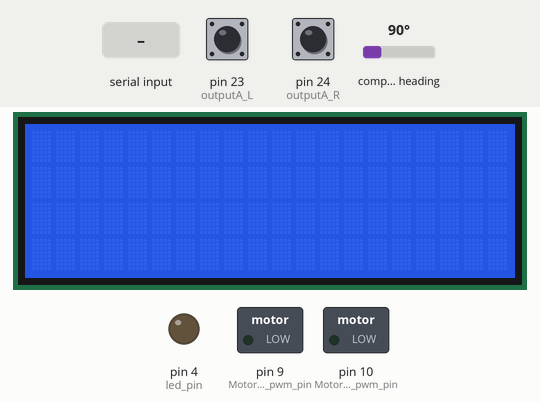
Simulated run of this sketch. Board: Arduino Mega 2560, built with avr-gcc and run on an emulated ATmega2560. Shown: 20×4 character LCD, switched loads named in the sketch (green lamp = pin HIGH), output pins drawn as LEDs (lit = HIGH). Wiring (inferred from the names in the program): CMPS compass at I2C address 0x60. Inputs (shaded band) come from the test bench; at power-on: pin 23 (outputA_L) HIGH, pin 24 (outputA_R) HIGH, compass heading 90°. What the sketch prints to the serial monitor is not drawn.

Above: at 1.2 s.
1.3 s: "MOVE:1\n" received over Serial
At 2.4 s:
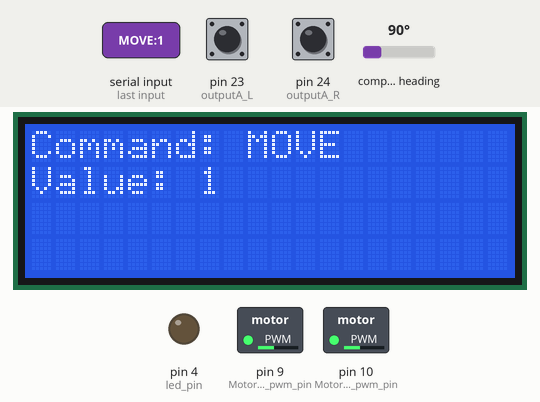
2.8 s: "LED:1\n" received over Serial
At 3.5 s:
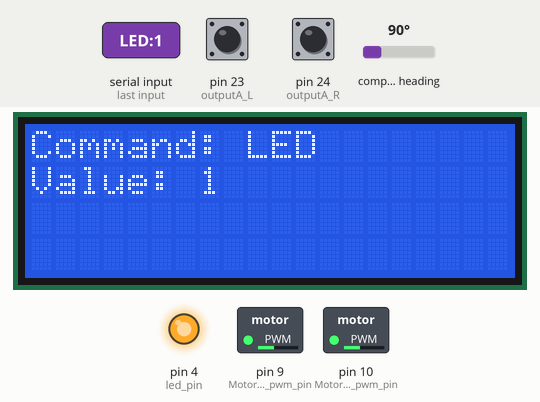
4.3 s: "TURN\n" received over Serial
At 4.6 s:
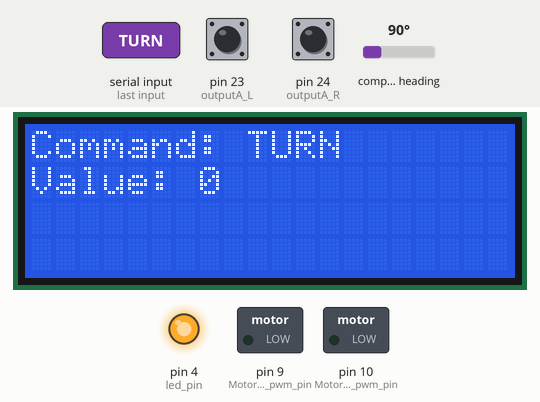
5.8 s: "SPEED:1\n" received over Serial
At 7.0 s:
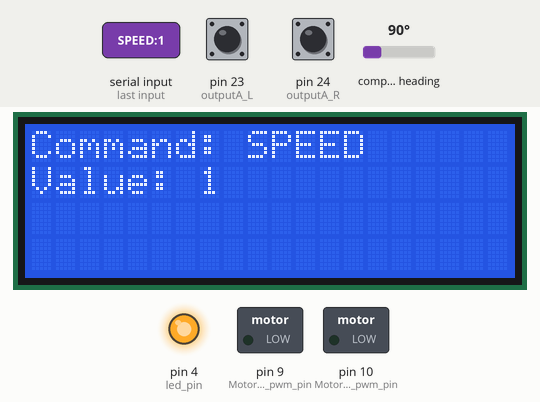
7.3 s: ":\n" received over Serial
At 8.0 s:
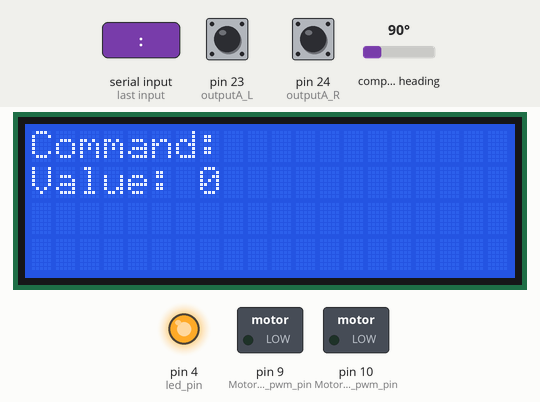
8.8 s: "MOVE:150\n" received over Serial
At 9.4 s:
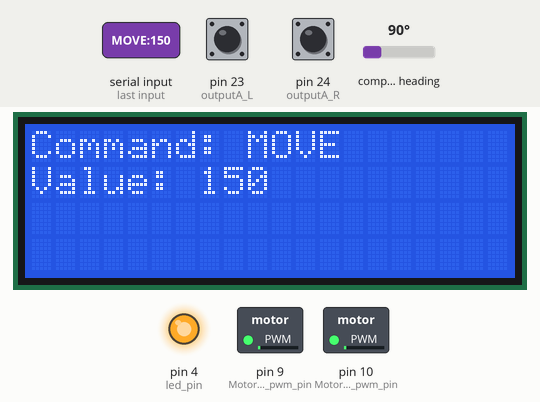
Timing chart, 0 to 11.3 s (numbered marks = the images above; inputs shaded):
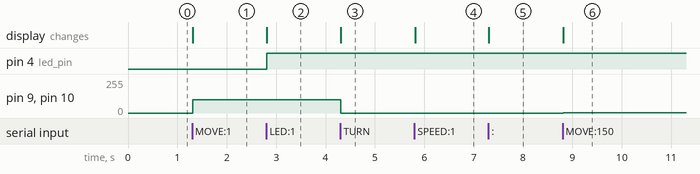

Measured:
- after the input at 1.3 s, pin 9 (Motor_L_pwm_pin), pin 10 (Motor_R_pwm_pin): 0/255 → 100/255 at once; the display: changes at once (image 1)
- after the input at 2.8 s, pin 4 (led_pin): LOW → HIGH at once; the display: changes at once (image 2)
- after the input at 4.3 s, pin 9 (Motor_L_pwm_pin), pin 10 (Motor_R_pwm_pin): 100/255 → 0/255 at once; the display: changes at once (image 3)
- after the input at 5.8 s, the display: changes at once (image 4)
- after the input at 7.3 s, the display: changes at once (image 5)
- after the input at 8.8 s, pin 9 (Motor_L_pwm_pin), pin 10 (Motor_R_pwm_pin): 0/255 → 1/255 at once; the display: changes at once (image 6)

The sketch:

ex6_SerialMonitorControl.ino
```cpp
//**************************Mario Mene*************************************

/*
    LED:ON/OFF
    MOVE:(-50~0)return/(0~50)forward      //distance unit:cm
    TURN:(-180~0)left/(0~180)right        //angular unit:degree
    SPEED:(0-255)
*/
//===============Including and Initializing the LCD library=========================================
#include <LiquidCrystal.h>
const int rs = 37, en = 36, d4 = 35, d5 = 34, d6 = 33, d7 = 32;
LiquidCrystal lcd(rs, en, d4, d5, d6, d7);
#include <Wire.h>

//===============Defined constants========================================
#define Motor_L_dir_pin 7
#define Motor_R_dir_pin 8
#define Motor_L_pwm_pin 9
#define Motor_R_pwm_pin 10
#define led_pin 4

// Rotary Encoder Inputs
//------Right motor
#define outputA_R 24  //CLK to D24
#define outputB_R 2   //DT to D2
//------Left motor
#define outputA_L 23  //CLK to D23
#define outputB_L 3   //DT to D3

#define Motor_forward 0
#define Motor_return 1

//===============Setting constants==============================
const float steps_per_cm = 293 / 30.0;         //distance unit:cm
const float steps_per_degree = 193 / 90.0;  //angular unit:degree

//===============Setting variables==============================
//>>>>>>>>>>>>>>>>>> variables for compass >>>>>>>>>>>>>>>>
#define CMPS14_ADDRESS 0x60  // Address of CMPS14 shifted right one bit for arduino wire library
byte raw;
int initial_dir, current_dir;


String message = "";
String command = "";
int value = 0;

int run_speed = 100;

int counter_R = 0;  // amount of right encoder pulses
int counter_L = 0;  // amount of left encoder pulses
int currentStateA_R, currentStateA_L, lastStateA_R, lastStateA_L;

void setup() {
  // Set encoder pins as inputs
  pinMode(outputA_R, INPUT);
  pinMode(outputB_R, INPUT);
  pinMode(outputA_L, INPUT);
  pinMode(outputB_L, INPUT);
  pinMode(led_pin, OUTPUT);

  // Read the initial state of outputA
  lastStateA_R = digitalRead(outputA_R);
  lastStateA_L = digitalRead(outputA_L);

  lcd.begin(20, 4);
  // Open serial communications
  Serial.begin(9600);
  while (!Serial) {
    ;  // wait for serial port to connect. Needed for native USB port only
  }
  Serial.println("Write *someCommand:someValue* to the serial monitor.");

  // join I2C bus
  Wire.begin();

}

void Turn(int angular)
{
  if (angular > 0 && current_dir < initial_dir + angular) {  // turn right
    digitalWrite(Motor_L_dir_pin, Motor_forward);
    analogWrite(Motor_L_pwm_pin, run_speed);
  }
  else if (angular < 0 && current_dir > initial_dir + angular) { // turn left
    digitalWrite(Motor_R_dir_pin, Motor_forward);
    analogWrite(Motor_R_pwm_pin, run_speed);
  }
  else {                                                 // stop
    analogWrite(Motor_R_pwm_pin, 0);
    analogWrite(Motor_L_pwm_pin, 0);
  }
}
void Move(int distance)
{

  int forward_or_return = distance > 0 ? Motor_forward : Motor_return; // decide the direction to go

  if (counter_R < abs(steps_per_cm * distance)) {                     // run the car to correct direction with correct distance
    Serial.println(counter_R);
    digitalWrite(Motor_R_dir_pin, forward_or_return);
    digitalWrite(Motor_L_dir_pin, forward_or_return);
    analogWrite(Motor_L_pwm_pin, run_speed);
    analogWrite(Motor_R_pwm_pin, run_speed);
  }
  else {                                                             // stop
    analogWrite(Motor_R_pwm_pin, 0);
    analogWrite(Motor_L_pwm_pin, 0);
  }
}

void loop() {
  //>>>>>>>>>>>>>>>>>>>>>>>>>>>> Compass >>>>>>>>>>>>>>>>>>>>>>>>>>>>>>>>>>>>>>>>>>>>>>>>>>>>
  Wire.beginTransmission(CMPS14_ADDRESS);  //starts communication with CMPS14
  Wire.write(1);                     //Sends the register 1 from where we wish to start reading heading value
  Wire.endTransmission(false);       // keep connection active

  // Request one byte from the CMPS14
  // this will give us the 8 bit bearing
  delay(1);
  Wire.requestFrom(CMPS14_ADDRESS, 1);

  // Wait for all bytes to come back
  if (Wire.available() >= 1) {
    raw = Wire.read();              // 0~255
  }
  current_dir =  360.0 * raw / 255.0;

  //===============Read and analyse the input message=================================
  while (Serial.available() > 0) {
    initial_dir = 360.0 * raw / 255.0;
    message = Serial.readStringUntil('\n');
    //===============1) get command and value===========================
    command = message.substring(0, message.indexOf(":"));
    value = message.substring(message.indexOf(":") + 1).toInt();

    if (command == "MOVE")
      counter_R = counter_L = 0;

    lcd.clear();           // clear the LCD screen for new input
    lcd.setCursor(0, 0);       // print the command on first row
    lcd.print("Command: ");
    lcd.print(command);
    lcd.setCursor(0, 1);       // print the value on second row
    lcd.print("Value: ");
    lcd.println(value);
  }

  //=============== Control the vehicle according to the given command and value ==================
  if (command == "SPEED")        //===============case 1: SPEED:0-255=========
    run_speed = value;
  else if (command == "TURN")    //===============case 2: TURN:LEFT/RIGHT=====
    Turn(value);
  else if (command == "MOVE")    //===============case 3: MOVE:forward/return==
    Move(value);
  else if (command == "LED")     //===============case 4: LED:0/1===============
    digitalWrite(led_pin, value);// 0->LOW,LED OFF    1->HIGH,LED ON

  //===============Updating the encoder steps==========================================================
  counter_update();
}

void counter_update() {
  currentStateA_L = digitalRead(outputA_L);
  if (currentStateA_L != lastStateA_L && currentStateA_L == 1) {
    counter_L++;
  }
  lastStateA_L = currentStateA_L;
  delay(1);

  currentStateA_R = digitalRead(outputA_R);
  if (currentStateA_R != lastStateA_R && currentStateA_R == 1) {
    counter_R++;
  }
  lastStateA_R = currentStateA_R;
  delay(1);
}
```
